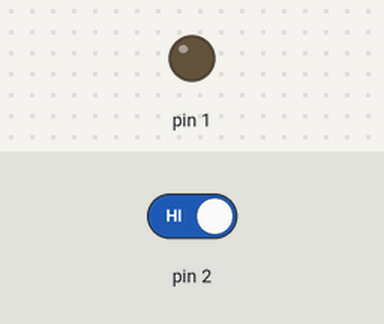
Simulated run of this sketch. Board: Arduino Uno, built with avr-gcc and run on an emulated ATmega328P. On the bench: output pins drawn as LEDs (lit = HIGH). Inputs (shaded band) come from the test bench; at power-on: pin 2 HIGH. At 1.3 s the program stops and its outputs stay as they are.

Above: at 1.2 s.
1.3 s: pin 2 driven LOW
At 2.4 s:
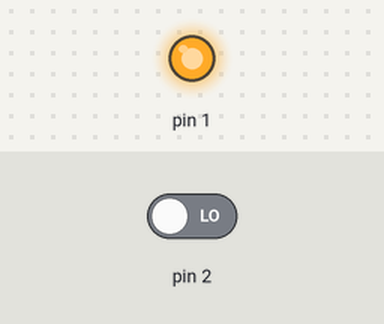
Timing chart, 0 to 2.8 s (numbered marks = the images above; inputs shaded):
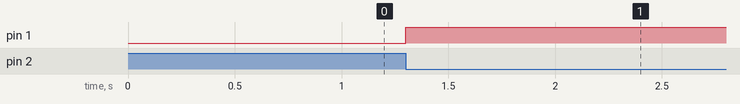

Measured:
- after the input at 1.3 s, pin 1: LOW → HIGH at once

The sketch:

STATES_Sense_IR.ino
```cpp
int counter = 0;

//pin 1: regular LED  D so 1
//pin 2: IR sensor A so A1
void setup() {
  //  pinMode(0, OUTPUT);
  pinMode(1, OUTPUT);
  pinMode(2, INPUT);
  //digitalWrite(0, HIGH);
}

void loop() {
  if (digitalRead(2) == 0) {
    counter++;
  }

  if (counter >= 2) {
    digitalWrite(1, HIGH);
    while(true);
  }
}
```
